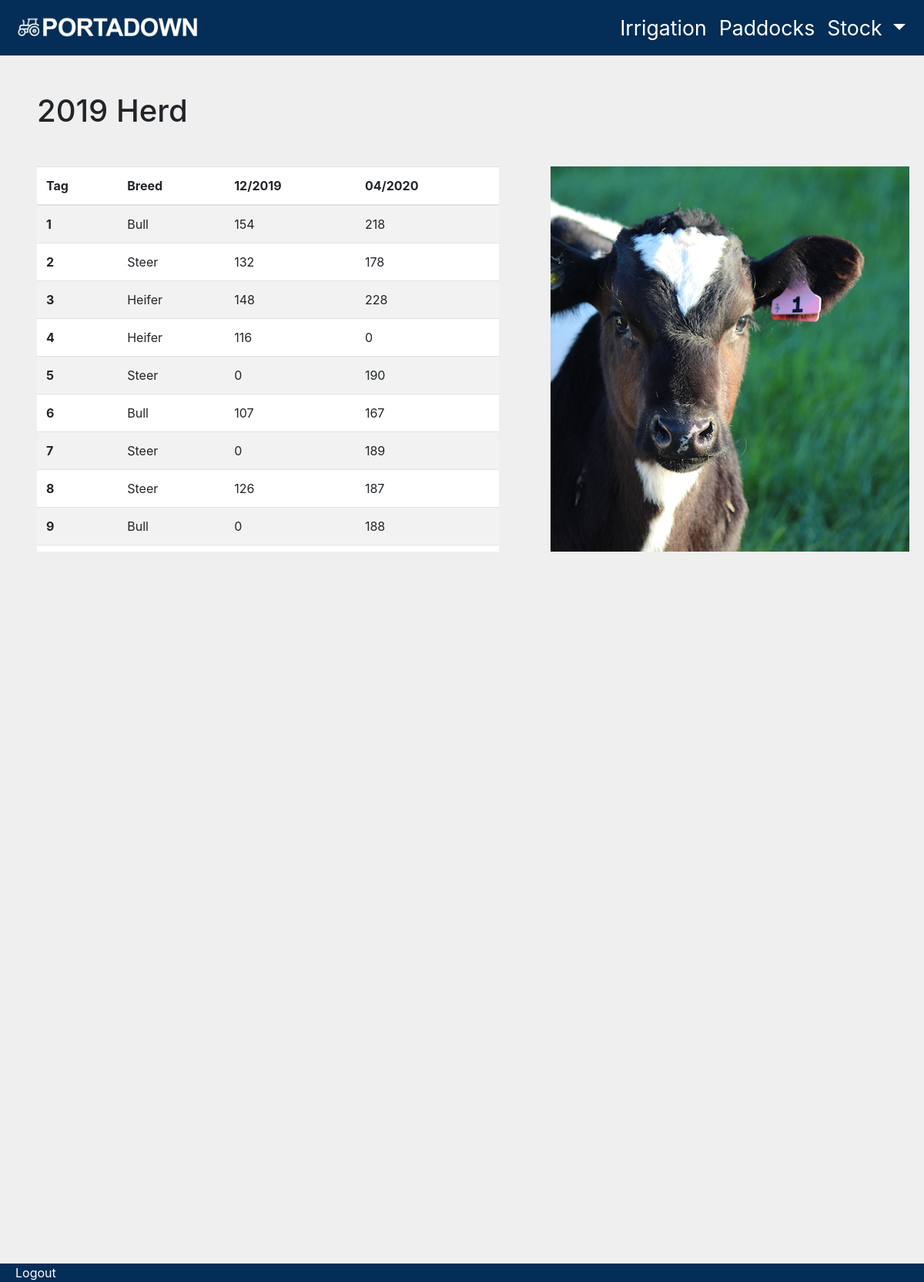
The app's page /portadown/weights.php?yearID=2&year_name=2019 (signed in) with its own data.
### tables this page shows
CREATE TABLE `stock` (
  `stockID` int(5) NOT NULL,
  `tag_number` int(3) NOT NULL,
  `herdID` int(5) NOT NULL,
  `breedID` int(5) NOT NULL,
  `notes` varchar(500) NOT NULL COMMENT 'This allows the user to make notes on the individual cattle '
);

CREATE TABLE `breed` (
  `breedID` int(5) NOT NULL,
  `breed_name` varchar(25) NOT NULL
);

### portadown/weights.php (the view, shortened to what this page needs)
<?php
include("dbconnect.php");
if (!isset($_GET['year_name'])) {
  header("Location: stock.php?alert=error");
} else {
  $year_name = $_GET['year_name'];
}
if (!isset($_GET['yearID'])) {
  header("Location: stock.php?alert=error");
} else {
  $herdID = $_GET['yearID'];
}
$tableheader_sql = "SELECT (YEAR(date)*100) + MONTH(date) AS yyyymm, DATE_FORMAT(date,'%m/%Y') AS label FROM weight JOIN stock ON weight.stockID=stock.stockID WHERE `herdID` = $herdID GROUP BY (YEAR(date)*100) + MONTH(date)";
$tableheader_qry = mysqli_query($dbconnect, $tableheader_sql);
$tableheader_aa = mysqli_fetch_assoc($tableheader_qry);
$cattleweight_sql = "SELECT stockID , tag_number, breed_name FROM stock JOIN breed ON stock.breedID = breed.breedID WHERE herdID = $herdID";
$cattleweight_qry = mysqli_query($dbconnect, $cattleweight_sql);
$cattleweight_aa = mysqli_fetch_assoc($cattleweight_qry);
?>
<!doctype html>
<html lang="en">
  <head>
    <link rel="stylesheet" href="https://stackpath.bootstrapcdn.com/bootstrap/4.1.3/css/bootstrap.min.css">
    <link rel="stylesheet" href="style.css">
  </head>
  <body>
      <?php include("navbar.php") ?>
        <h1 class="my-5 ml-lg-5 ml-md-3 mx-3"><?php echo $year_name ?> Herd</h1>
        <div class="row m-auto">
          <div class="col-lg-6 stock_left ml-lg-5 ml-md-3 mx-3 mb-3 p-0 table-responsive" style="overflow: scroll;">
            <table class="table table-striped">
              <thead>
                <tr>
                  <th scope="col">Tag</th>
                  <th scope="col">Breed</th>
                    <?php do {
                    $month = $tableheader_aa['label'] ?>
                  <th scope="col"><?php echo $month ?></th>
                <?php } while ($tableheader_aa = mysqli_fetch_assoc($tableheader_qry))?>
                </tr>
              </thead>
              <tbody>
                <?php
                do {
                $tag_number = $cattleweight_aa['tag_number'];
                $breed = $cattleweight_aa['breed_name'];
                $stockID = $cattleweight_aa['stockID'];
                $cattleweight1_sql = "SELECT (YEAR(date)*100) + MONTH(date) AS yyyymm, AVG(weight) FROM weight WHERE stockID = $stockID GROUP BY (YEAR(date)*100) + MONTH(date)";
                $cattleweight1_qry = mysqli_query($dbconnect, $cattleweight1_sql);
                $cattleweight1_aa = mysqli_fetch_assoc($cattleweight1_qry); ?>
                <tr>
                  <th scope="row"><?php echo $tag_number ?></th>
                  <td><?php echo $breed ?></td>
                  <?php do {
                    $cattleweight = $cattleweight1_aa['AVG(weight)']?>
                  <td><?php echo round($cattleweight) ?></td>
                <?php } while ($cattleweight1_aa = mysqli_fetch_assoc($cattleweight1_qry))?>
                </tr>
              <?php } while ($cattleweight_aa = mysqli_fetch_assoc($cattleweight_qry))?>
              </tbody>
            </table>
          </div>
          <div class="col-5 ml-auto weights_right">
            <img class="img-fluid weights_image" src="images/cow500px.png" alt="Image of a cow">
          </div>
        </div>
      <?php include("footer.php") ?>
  </body>
</html>

### portadown/navbar.php (shortened to what this page needs)
<nav class="navbar navbar-expand-lg navbar-dark main-colour sticky-top">
  <a class="navbar-brand" href="index.php"><img class="logo" src="images/logo.png" alt="Portadown Logo"></a>
  <div class="collapse navbar-collapse" id="navbarNavDropdown">
    <ul class="navbar-nav ml-auto">
      <li class="nav-item active">
        <a class="nav-link" href="index.php">Irrigation</a>
      </li>
      <li class="nav-item active">
        <a class="nav-link" href="index.php">Paddocks</a>
      </li>
      <li class="nav-item dropdown active">
        <a class="nav-link dropdown-toggle" href="stock.php" id="navbarDropdownMenuLink" data-toggle="dropdown" aria-haspopup="true" aria-expanded="false">
          Stock
        </a>
      </li>
    </ul>
  </div>
</nav>

### portadown/footer.php
<footer class="fixed-bottom">
  <div class="footer main-colour">
    <a class="help-link" href="logout.php">Logout</a>
  </div>
</footer>

### portadown/style.css (style rules this page uses)
* { font-family: arial, !important; }
.main-colour { background-color: #042D57 }
.navbar { width: 100% }
.nav-link { color: white; font-size: 20pt; }
.logo { height: 40px; }
.help-link { color: white; font-size: 12pt; margin-left: 20px; }
.stock_left { background-color: white; height: 500px; }
table { padding: 0 !important; margin: 0 !important; }
.weights_right { height: 500px; }
.table { overflow-x: scroll }
body { background-color: #EFEFEF; }

### records on screen
stock: tag_number "1", breedID.breed_name "Bull", cattleweight "154", cattleweight "218"
stock: tag_number "2", breedID.breed_name "Steer", cattleweight "132", cattleweight "178"
stock: tag_number "3", breedID.breed_name "Heifer", cattleweight "148", cattleweight "228"
stock: tag_number "4", breedID.breed_name "Heifer", cattleweight "116", cattleweight "0"
stock: tag_number "5", breedID.breed_name "Steer", cattleweight "0", cattleweight "190"
stock: tag_number "6", breedID.breed_name "Bull", cattleweight "107", cattleweight "167"
stock: tag_number "7", breedID.breed_name "Steer", cattleweight "0", cattleweight "189"
stock: tag_number "8", breedID.breed_name "Steer", cattleweight "126", cattleweight "187"
stock: tag_number "9", breedID.breed_name "Bull", cattleweight "0", cattleweight "188"

### other values on screen
$year_name "2019"
$month "12/2019"
$month "04/2020"
